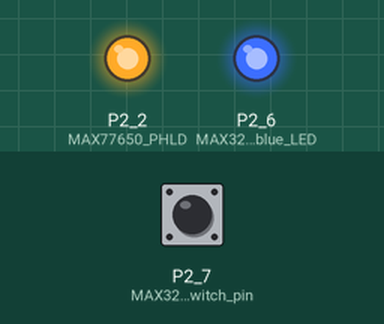
Simulated run of this sketch. Board: TI MSP430 LaunchPad. On the bench: output pins drawn as LEDs (lit = HIGH). The inputs (shaded band) are chosen by the test bench; at power-on: P2_7 (MAX32620_boot_switch_pin) HIGH.

Above: at 1.2 s.
1.3 s: P2_7 (MAX32620_boot_switch_pin) pulled LOW for 0.15 s
At 2.1 s:
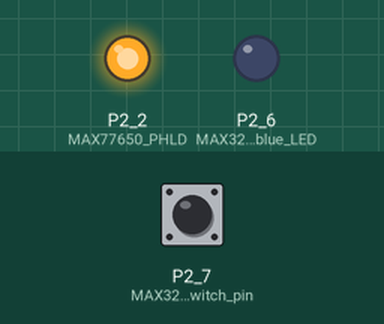
Timing chart, 0 to 4.3 s (numbered marks = the images above; inputs shaded):
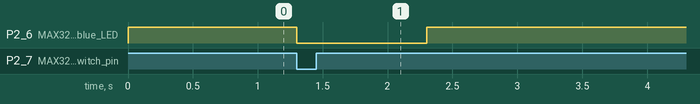

The sketch:

MAX32620FTHR_interrupts.ino
```cpp
// (licence header left out)
//Includes

//Definitions
#define MAX32620_blue_LED P2_6
#define MAX32620_boot_switch_pin P2_7
#define MAX77650_PHLD P2_2
#define MAX77650_debug true
#define MAX77650_I2C_port 2

//Globals
int LED_last_millies = 0;

void setup(void)
{
  //Configure the Power-Management (Power-Hold)
  pinMode(MAX77650_PHLD, OUTPUT);          //configure pin as output
  digitalWrite(MAX77650_PHLD, HIGH);       //set output to HIGH to hold the power-on state

  //setup GPIO
  pinMode(MAX32620_blue_LED, OUTPUT);      //set GPIO P2_6 (blue LED) to output
  digitalWrite(MAX32620_blue_LED, HIGH);   //set GPIO P2_6 (blue LED) to be high (switch off LED)
  pinMode(MAX32620_boot_switch_pin, INPUT_PULLUP);  //set GPIO P2_7 (boot button) to input

  //setup Interrupts
  attachInterrupt(MAX32620_boot_switch_pin, LED_IRQ_handler, FALLING);    //enable interrupt
}


void LED_IRQ_handler(void) {   //this routine is called whenever the boot-button will be pressed
  digitalWrite(MAX32620_blue_LED, LOW);   //switch the blue LED on
  LED_last_millies = millis();            //save the switch-on-time
}

void loop(void) {
  if (millis() >= LED_last_millies + 1000) {   //execute if the LED-on-time reaches 1sec
    digitalWrite(MAX32620_blue_LED, HIGH);     //switch off the LED
  }
}
```

Measured:
- after the input at 1.3 s, P2_6 (MAX32620_blue_LED): HIGH → LOW at once, → HIGH 1.0 s later
